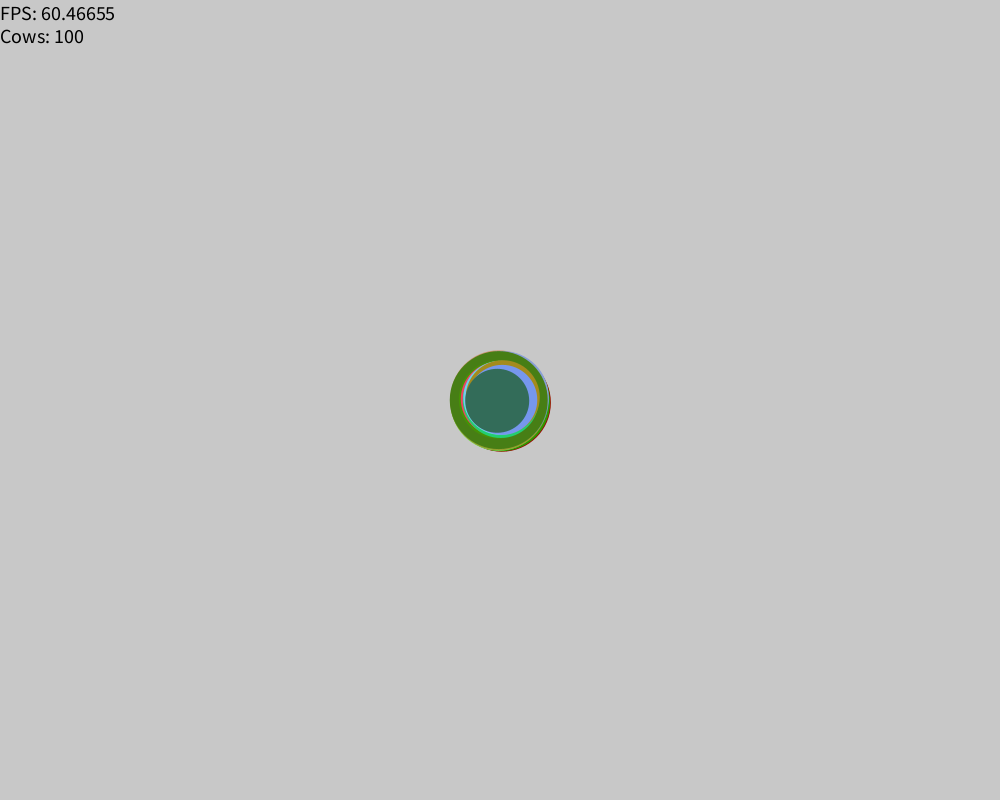
Frame 1 (no input)
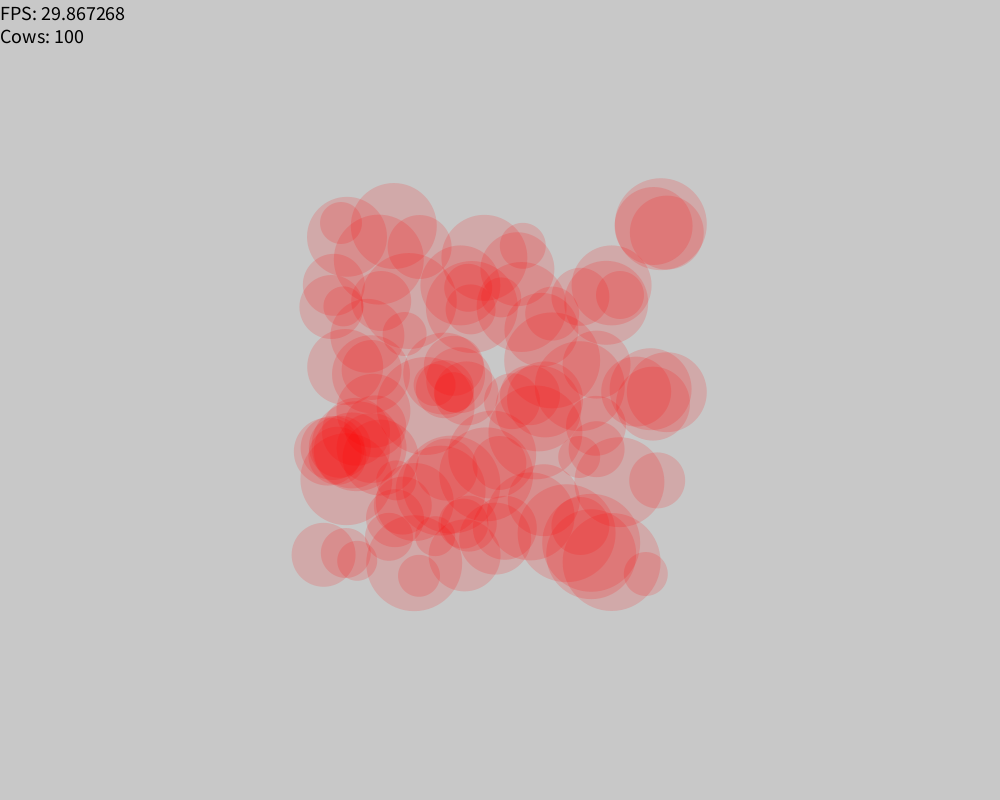
Frame 60 (the mouse pressed at the canvas centre just before this capture)
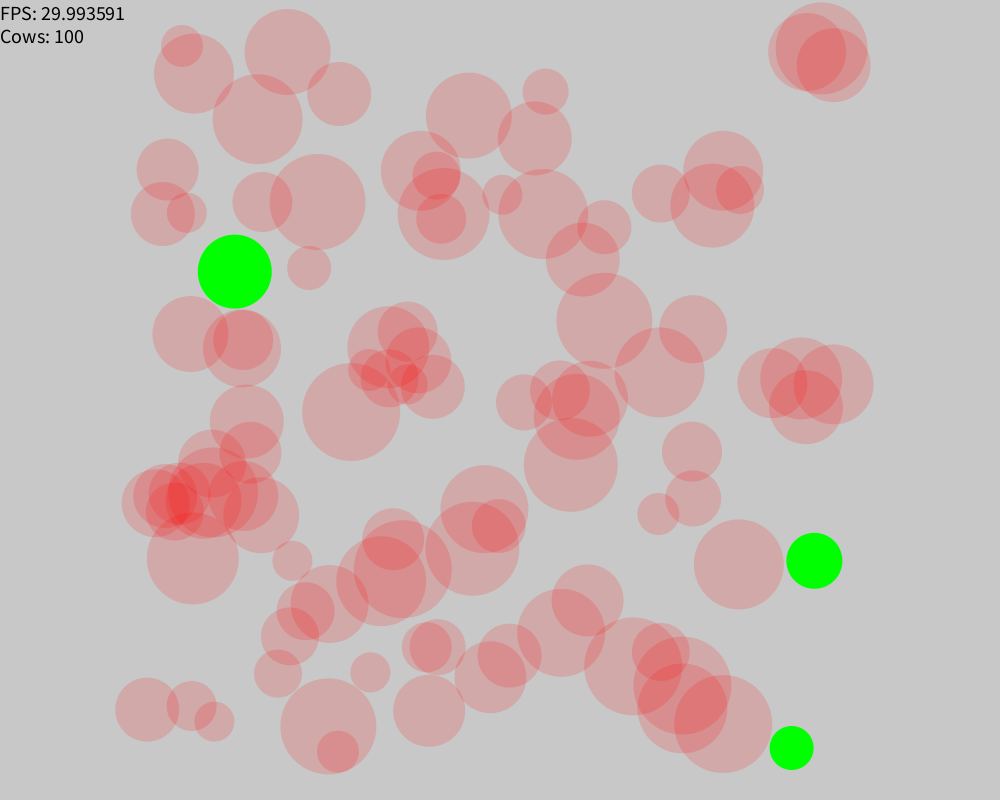
Frame 120 (the mouse held since frame 60 and released just before this capture)

The Processing sketch that drew these frames (run headless with seeded random() and noise(); from frame 60 on, the mouse is pressed at the canvas centre):

// Processing sketch: CowDemo
// ── CowDemo.pde
ArrayList<Cow> particles;

void setup() {
  frameRate(30);
  size(1000, 800);
  particles = new ArrayList<Cow>();
  for (int i = 0; i < 100; i++)
    particles.add(new Cow());
}

void draw() {
  background(200);
  for (Cow c : particles) {
    c.move();
    c.display();
    c.click();
    c.collide(particles);
    if(c.colliding == true && c.selected == true){
      c.move();
      c.c = color(255,0,0,40);
      
      fill(0);
      ellipse(c.x+c.radius/(2*(float)Math.sqrt(2)), c.y-c.radius/(2*(float)Math.sqrt(2)), c.radius/3, c.radius/3);
      ellipse(c.x-c.radius/(2*(float)Math.sqrt(2)), c.y-c.radius/(2*(float)Math.sqrt(2)), c.radius/3, c.radius/3);
      noFill();
      stroke(1);
      arc(c.x, c.y, c.radius*0.95, c.radius*0.95, PI*1/6, PI*5/6);;
    } else if(c.colliding == true){
      c.c = color(255,0,0,40);
    } else if(c.selected == true){
      fill(0);
      ellipse(c.x+c.radius/(2*(float)Math.sqrt(2)), c.y-c.radius/(2*(float)Math.sqrt(2)), c.radius/3, c.radius/3);
      ellipse(c.x-c.radius/(2*(float)Math.sqrt(2)), c.y-c.radius/(2*(float)Math.sqrt(2)), c.radius/3, c.radius/3);
      noFill();
      stroke(1);
      arc(c.x, c.y, c.radius*0.95, c.radius*0.95, PI*1/6, PI*5/6);
    }
    if(c.colliding == false){
      c.c = color(0,255,0);
    }
  }
  fill(0);
  textSize(20);
  text("FPS: "+frameRate+"\nCows: "+particles.size(),0,20);
}

void mousePressed() {
   if(mouseButton==RIGHT){
     particles.add(new Cow((float)20+(int)(Math.random()*30), (float)mouseX, (float)mouseY, 
    (float)random(6)-3,
    (float)random(6)-3));
   }
}

void keyPressed() {
  if(key==' '){
    particles.clear();
  }
}

// ── Cow.pde
public class Cow {
  float x, y, dx, dy, radius;
  color c;
  boolean colliding, selected;
  Cow(float rad, float x, float y, float dx, float dy) {
    radius = rad;
    this.x = x;
    this.y = y;
    this.dx = (int)(dx*100)/100.0;
    this.dy = (int)(dy*100)/100.0;
    colliding = false;
    selected = false;
    c = color(random(255),random(255),random(255));
  }
  
  Cow() {
    this(20+(int)(Math.random()*30), width/2, height/2, 
    random(6)-3,
    random(6)-3);
  }
  
  void move() {
    x += dx;
    y += dy;
    if (x >= width - radius || x <= radius) dx *= -1;
    if (y >= height - radius || y <= radius) dy *= -1;

  }
  
  void display() {
    noStroke();
    fill(c);
    ellipse(x, y, radius*2, radius*2);
  }

  void click(){
    if(mouseButton == LEFT && ((mouseX-(x))*(mouseX-(x))) + ((mouseY-(y))*(mouseY-(y))) < radius*radius){
      boolean value = !selected;
      selected = value;
    }
  }
  
  void collide(ArrayList<Cow>others) {
    for(int i=0;i<others.size();i++){
      if(others.get(i)!=this && dist(x,y,others.get(i).x,others.get(i).y) <= (this.radius + others.get(i).radius)){
        colliding = true;
        return;
      }
    }
    colliding = false;
  }
}
